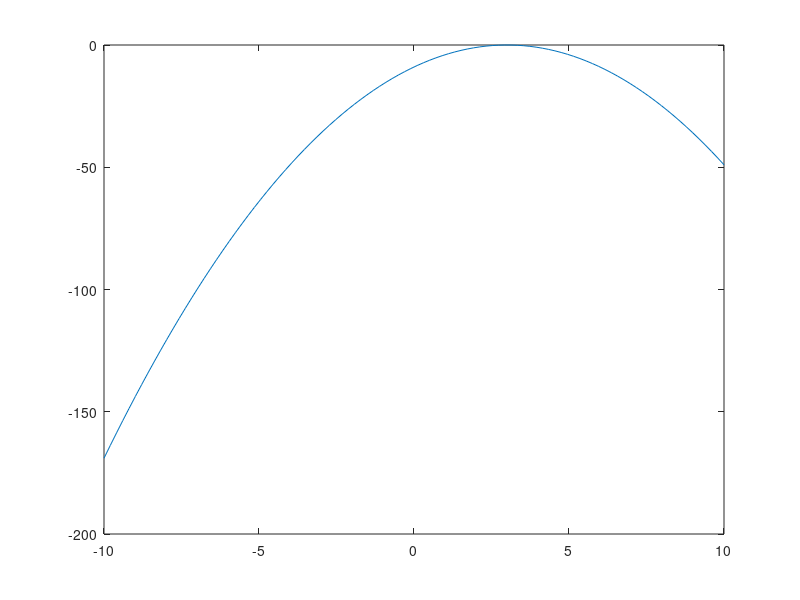

MATLAB code for this plot:
% Tutorial 5

%-----------------------------------------------
% Clear
%-----------------------------------------------
2+2
% Para limpiar todo
clc

% Solo variables
clearvars

%-----------------------------------------------
% Current directory
%-----------------------------------------------
cd

%-----------------------------------------------
% Variables
%-----------------------------------------------
x = 10

%Las variables se guardan en el workspace

% A tener en cuenta: las operaciones que hace matlab siempre son
% matriciales
% Por eso, es necesarioe expresar a funciones como operaciones de matrices
% Los output de dynare van a ser matrices que luego van usarse para
% realizar los gráficos.

%-----------------------------------------------
% Vectores
%-----------------------------------------------
v = [1 2 3]

v_T = v'

v2 = 1:10

v3 = 1:2:10

%-----------------------------------------------
% Matrices
%-----------------------------------------------
m = [1 2 3; 4 5 6; 7 8 9] %muestra el resultado

m = [1 2 3; 4 5 6; 7 8 9]; %no muestra el resultado

m1 = ones(3,4)

m2 = eye(4)

m3 = zeros(2,8)

% Llamamos elementos:
m(2,2)

m(:,2)

m(2,:)

%-----------------------------------------------
% Gráficos
%-----------------------------------------------

% Vector entre -10 y 10 con 100 elementos de por medio
x = linspace(-10,10,100)

% Función y = -(x - 3)^2.

%y = -(x - 3)^2 %CUIDADO!

%Para hacer la operación elemento por elemento, agregamos .^
y = -(x - 3).^2

% Para pedir ayuda
% doc linspace

% Plot
p = plot(x,y);
